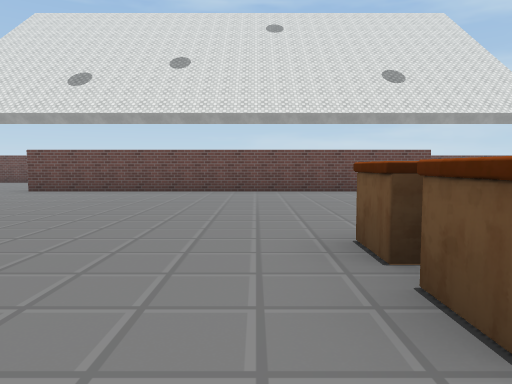
view 1 (above)

24 first-person views from a walk through a 3-D level made in the Unity game engine. The camera is 1.2 m above the floor, tilts 4° down and sees 70° across. The floor is counted in squares, 2 m on a side. Each view is taken from the middle of a square. On the plan, view 1 faces up. The plan holds only what a view shows up to about 10 squares ahead; the rest is blank. The place goes on beyond the plan. The player is left out. Some surface patterns are stand-ins.

view 2
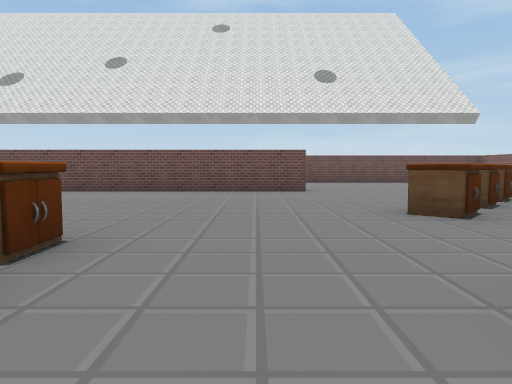

view 3
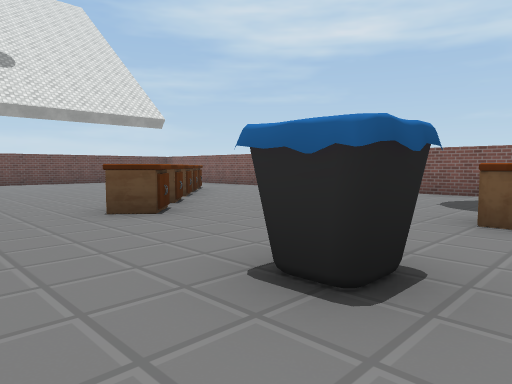

view 4
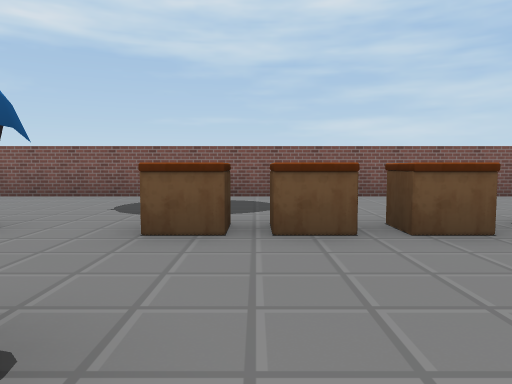

view 5
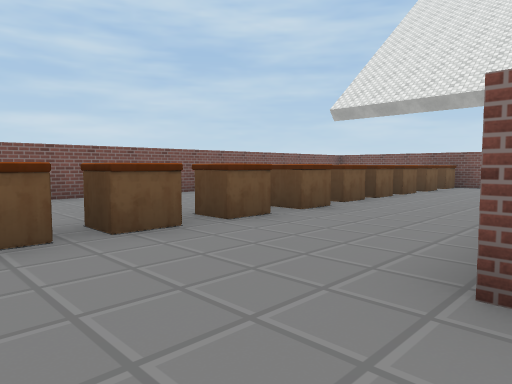

view 6
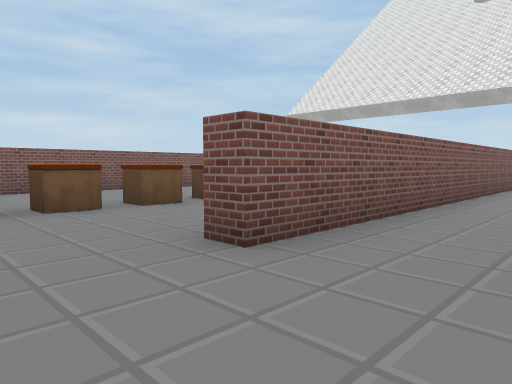

view 7
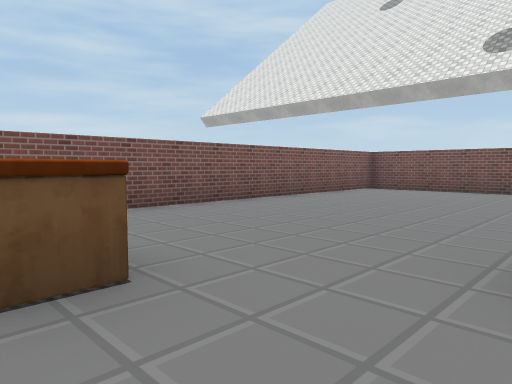

view 8
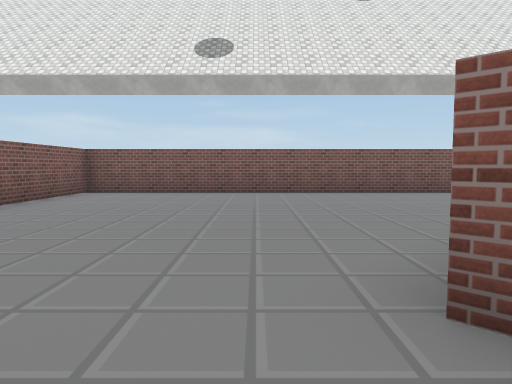

view 9
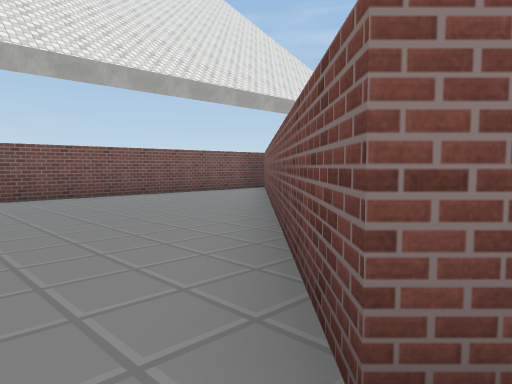

view 10
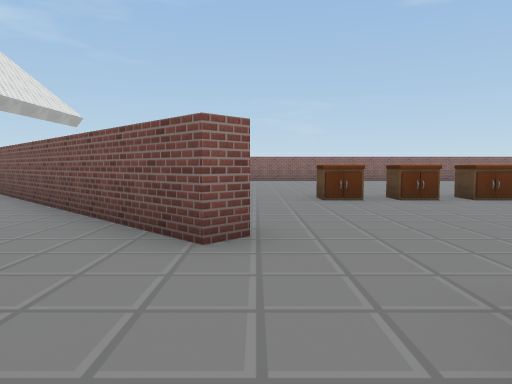

view 11
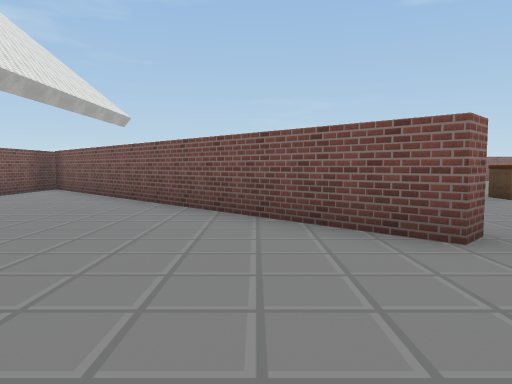

view 12
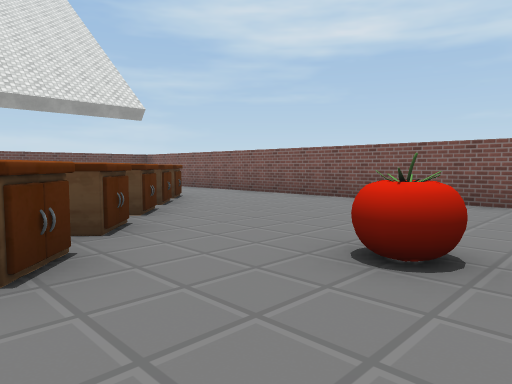

view 13
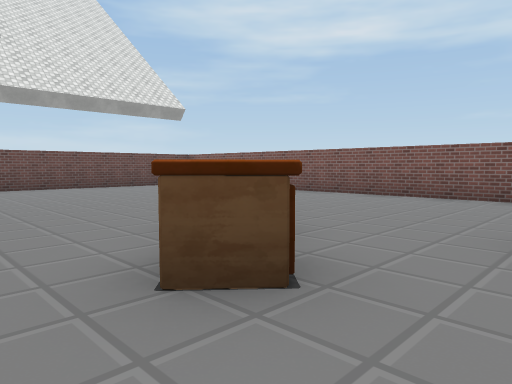

view 14
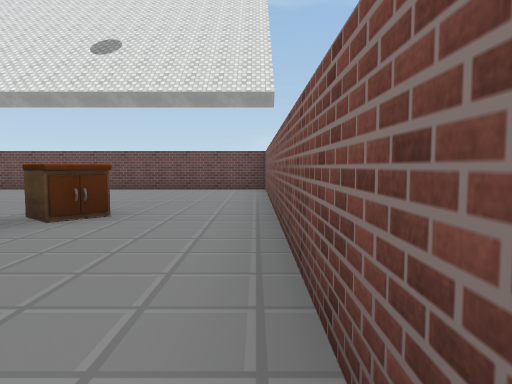

view 15
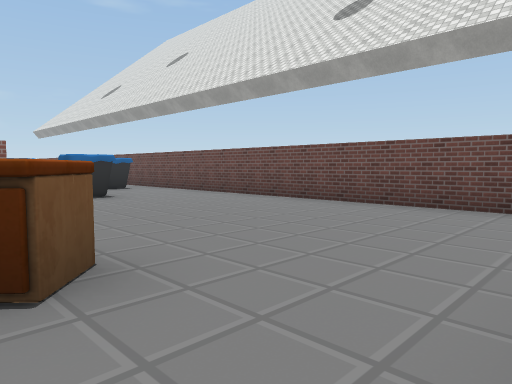

view 16
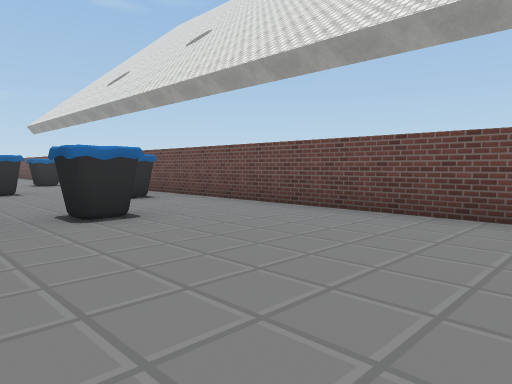

view 17
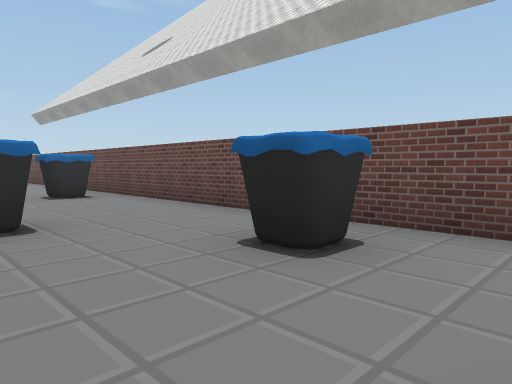

view 18
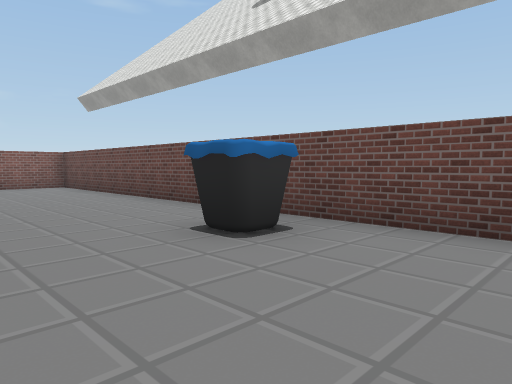

view 19
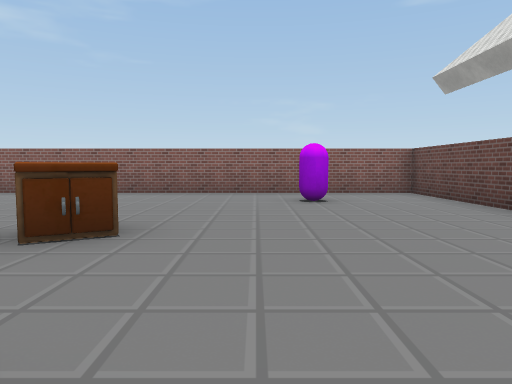

view 20
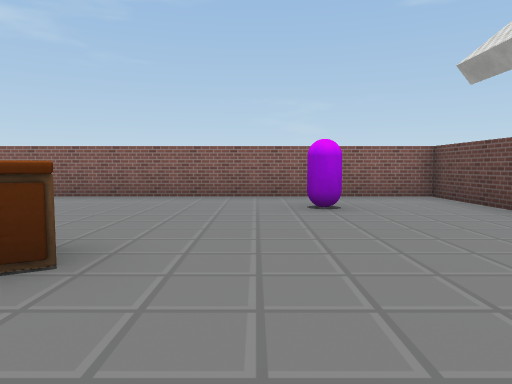

view 21
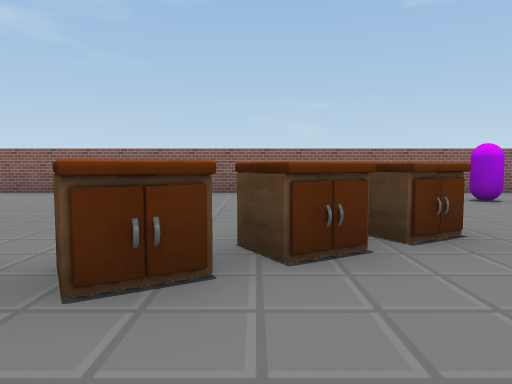

view 22
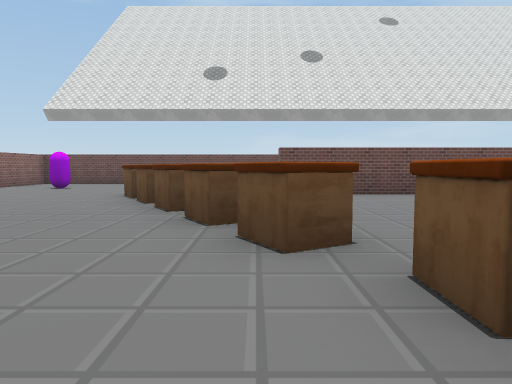

view 23
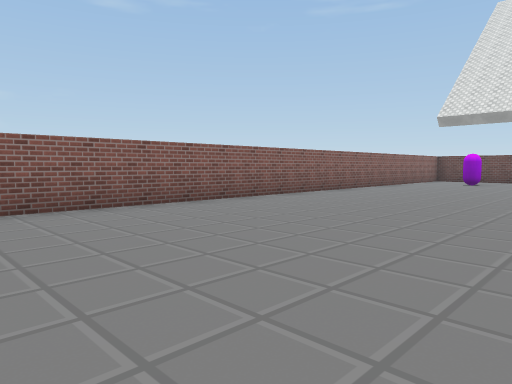

view 24
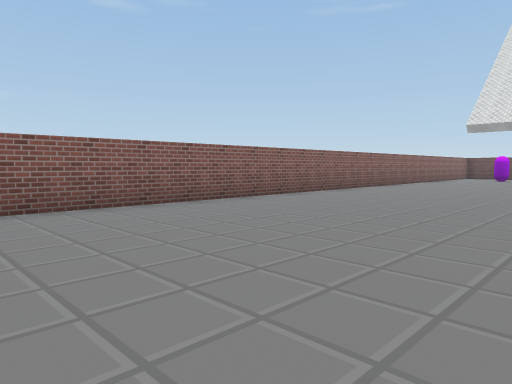

### Floor plan
Points are (right, up) in squares from view 1. A wall is a line through its corners. A room is listed if a view was taken in it or the views show most of it. See-through windows are left out.
Room 1 (views 1, 2, 3, 4, 5, 6, 7, 8, 9, 10, 11, 12, 13, 14, 15, 16, 17, 18, 19, 20, 21, 22, 23, 24)
walls: (-1.2, -4) (-0.8, -4.4) (-7.6, -11.3); (4.2, 8.8) (-5.5, 8.8); (-8.1, -11.5) (3.9, -11.5) (3.9, -1.8) (4.5, -1.8); (11.3, -7) (11.3, 13.1); (11.2, 13.5) (-13.2, 13.5) (-13.2, -5.1)
objects: purple capsule (-11, 11); counter (-8, 7); counter (-8, 8); counter (-7, 5) to (-6, 5); counter (-7, 6); counter (-6, 4); counter (-5, -2); counter (-5, -1); counter (-5, 0); counter (-5, 3); bin (-5, 12); bin (-1, 10) to (-1, 11); counter (1, -3); counter (1, 1); counter (1, 3); bin (1, 12); bin (4, 11); bin (5, 1); counter (5, 4) to (5, 5); counter (6, 5) to (6, 6); counter (7, -4); counter (7, -3); counter (7, -2); counter (7, -1); counter (7, 1); other object (7, 3); counter (7, 6) to (7, 7); counter (8, -11); counter (8, -9); counter (8, -8); counter (8, -7); counter (8, -6); counter (8, 7); counter (8, 8) to (9, 8)

Where each view was taken, in squares from view 1:
view 1: 0 up, 0 right, facing up
view 2: 0 up, 3 right, facing up
view 3: 0 up, 3 right, facing up-right
view 4: 0 up, 4 right, facing right
view 5: 0 up, 4 right, facing down-right
view 6: 0 up, 2 right, facing down-right
view 7: 2 down, 1 left, facing down-right
view 8: 3 down, 0 right, facing down
view 9: 4 down, 0 right, facing down-left
view 10: 4 down, 2 right, facing left
view 11: 6 down, 2 right, facing left
view 12: 2 up, 5 right, facing up-right
view 13: 3 up, 4 right, facing up-right
view 14: 4 up, 11 right, facing up
view 15: 8 up, 11 right, facing up-left
view 16: 9 up, 8 right, facing up-left
view 17: 10 up, 3 right, facing up-left
view 18: 10 up, 2 left, facing up-left
view 19: 10 up, 5 left, facing left
view 20: 10 up, 6 left, facing left
view 21: 7 up, 5 left, facing left
view 22: 1 up, 6 left, facing up
view 23: 2 down, 8 left, facing up-left
view 24: 6 down, 8 left, facing up-left
